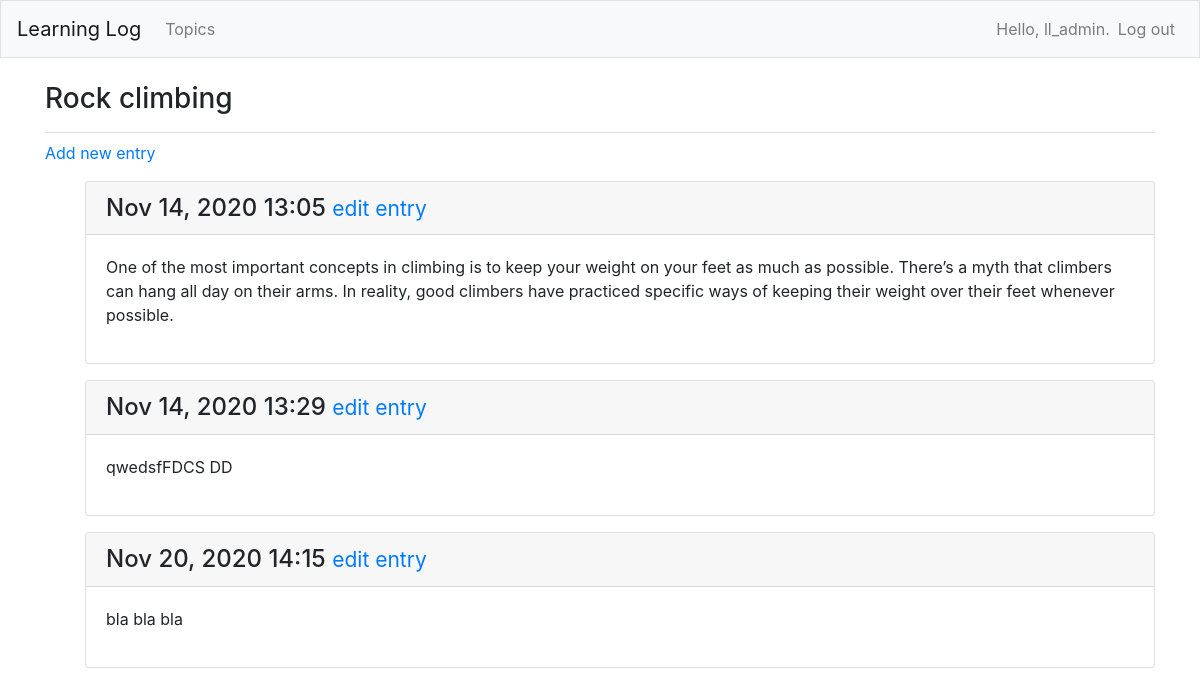
The page /topics/2/ (signed in) on the database its author committed.
### learning_logs/models.py (models this page shows, shortened)
class Topic(models.Model):
	text = models.CharField(max_length=200)
	date_added = models.DateTimeField(auto_now_add=True)
	owner = models.ForeignKey(User, on_delete=models.CASCADE)
	def __str__(self):
		return self.text

class  Entry(models.Model):
	topic = models.ForeignKey(Topic, on_delete=models.CASCADE)
	text = models.TextField()
	date_added = models.DateTimeField(auto_now_add=True)
	class Meta:
		verbose_name_plural = 'entries'

### learning_logs/views.py (the view)
# urls.py: path('topics/<int:topic_id>/', views.topic, name='topic'),
@login_required
def topic(request, topic_id):
	topic = get_object_or_404(Topic, id=topic_id)
	check_topic_owner(request, topic.owner)
	entries = topic.entry_set.order_by('date_added')
	context = {'topic': topic, 'entries': entries}
	return render(request, 'learning_logs/topic.html', context)

### learning_logs/views.py (called while the page is built)
def check_topic_owner(request, owner):
	if owner != request.user:
		raise Http404

### learning_logs/templates/learning_logs/topic.html
{% extends "learning_logs/base.html" %}
{% block page_header %}
	<h3>{{ topic }}</h3>
{% endblock page_header %}
{% block content %}
	<p>
    <a href="{% url 'learning_logs:new_entry' topic.id %}">Add new entry</a>
    </p>
	<ul>
		{% for entry in entries %}
			<div class="card mb-3">
				<h4 class="card-header">
					{{ entry.date_added|date:'M d, Y H:i' }}
					<small><a href="{% url 'learning_logs:edit_entry' entry.id %}">
					edit entry</a></small>
				</h4>
				<div class="card-body">
					{{ entry.text|linebreaks }}
				</div>
			</div>
		{% empty %}
			<p>No entries have been added yet.</p>
		{% endfor %}
{% endblock content %}

### learning_logs/templates/learning_logs/base.html (shortened to what this page needs)
{% load bootstrap4 %}
<!doctype html>
<html lang="en">
<head>
	{% bootstrap_css %}
</head>
<body>
	<nav class="navbar navbar-expand-md navbar-light bg-light mb-4 border">
		<a class="navbar-brand" href="{% url 'learning_logs:index'%}">Learning Log</a>
        <div class="collapse navbar-collapse" id="navbarCollapse">
        	<ul class="navbar-nav mr-auto">
        		<li class="nav-item">
        			<a class="nav-link" href="{% url 'learning_logs:topics'%}">Topics</a>
        		</li>
        	</ul>
        	<ul class="navbar-nav ml-auto">
				{% if user.is_authenticated %}
					<li class="nav-item">
						<span class="navbar-text">Hello, {{ user.username }}.</span>
					</li>
					<li class="nav-item">
						<a class="nav-link" href="{% url 'users:logout' %}">Log out</a>
					</li>
				{% endif %}
			</ul>
		</div>
	</nav>
	<main role="main" class="container">
		<div class="pb-2 mb-2 border-bottom">
			{% block page_header %}{% endblock page_header %}
		</div>
		<div>
			{% block content %}{% endblock content %}
		</div>
	</main>
</body>
</html>

### rows shown on the page
Topic: text "Rock climbing"
Entry: date_added "Nov 14, 2020 13:05", text "One of the most important concepts in climbing is to keep your weight on your feet as much as possible. There’s a myth that climbers can hang all day on their arms. In reality, good climbers have practiced specific ways of keeping their weight over their feet whenever possible."
Entry: date_added "Nov 14, 2020 13:29", text "qwedsfFDCS DD"
Entry: date_added "Nov 20, 2020 14:15", text "bla bla bla"

### other values the page prints
{{ user.username }} "ll_admin"
